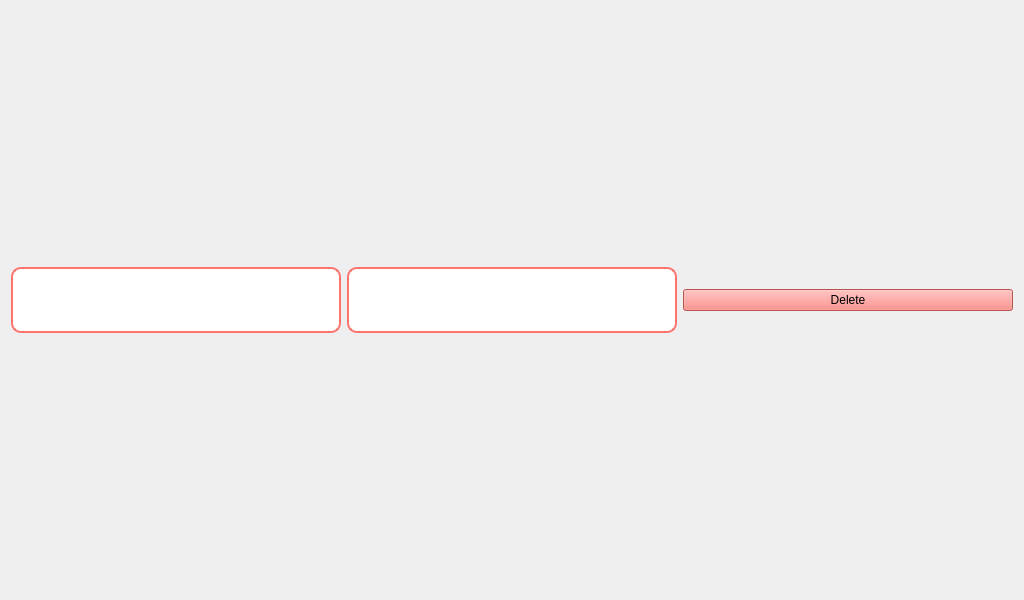
<?xml version="1.0" encoding="UTF-8"?>
<ui version="4.0">
 <class>Mapping</class>
 <widget class="QWidget" name="Mapping">
  <property name="geometry">
   <rect>
    <x>0</x>
    <y>0</y>
    <width>1024</width>
    <height>600</height>
   </rect>
  </property>
  <property name="minimumSize">
   <size>
    <width>0</width>
    <height>0</height>
   </size>
  </property>
  <property name="maximumSize">
   <size>
    <width>16777215</width>
    <height>16777215</height>
   </size>
  </property>
  <property name="windowTitle">
   <string>Form</string>
  </property>
  <property name="styleSheet">
   <string notr="true">QComboBox {
    border: 2px solid #FF756E;
    border-radius: 10px;
	font: 17pt Comic Sans MS;
	height:58px;
    selection-background-color: #FF756E;
    padding-top: 2px;    
    padding-bottom: 2px; 
    padding-left: 4px;
    padding-right: 4px;
	margin:0;
}

QComboBox:disabled {
    background-color: #FFFEFE;
    color: #787878;
}

QComboBox:hover{
    background-color:#FF756E;
}

QComboBox:on {
    selection-background-color: #FF756E;
}

QComboBox QAbstractItemView {
    background-color: #FFFEFE;
    border-radius: 3px;
    border: 2px solid #FF483E;
    selection-color: black;
    selection-background-color: #FF756E;
}

QComboBox::drop-down {
    subcontrol-origin: padding;
    subcontrol-position: top right;
    width: 20px;
    border-left-width: 0px;
    border-left-color: #FF756E;
    border-left-style: solid;
    border-top-right-radius: 3px;
    border-bottom-right-radius: 3px;
}

QComboBox::down-arrow {
    image: url(:/images/arrow.png);
}
</string>
  </property>
  <layout class="QHBoxLayout" name="horizontalLayout">
   <item>
    <widget class="QComboBox" name="topic"/>
   </item>
   <item>
    <widget class="QComboBox" name="subtopic"/>
   </item>
   <item>
    <widget class="QPushButton" name="deleteMapping">
     <property name="styleSheet">
      <string notr="true">#deleteMapping{
	background-color:#FF756E;
}

#deleteMapping:hover{
	background-color:#FF483E;
}</string>
     </property>
     <property name="text">
      <string>Delete</string>
     </property>
    </widget>
   </item>
  </layout>
 </widget>
 <resources/>
 <connections/>
</ui>
